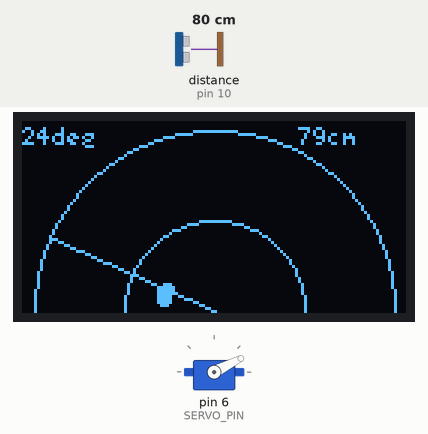
A sketch run on a simulated Arduino Nano, built with avr-gcc and run on an emulated ATmega328P. Shown: 128×64 one-colour display, servo. Wiring (inferred from the names in the program): ultrasonic range finder: trigger pin 9; echo pin 10. Inputs (shaded band) come from the test bench; at power-on: distance to the obstacle (sensor on pin 10) 80 cm. The echo pulse lasts 58.3 µs per cm.

Above: at 1.2 s.
1.3 s: distance to the obstacle (sensor on pin 10) set to 2 cm
At 1.85 s:
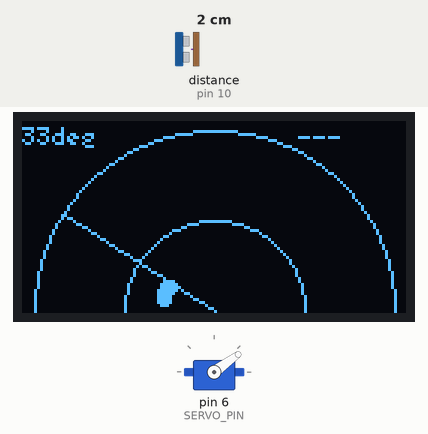
3.9 s: distance to the obstacle (sensor on pin 10) set to 4 cm
At 6.19 s:
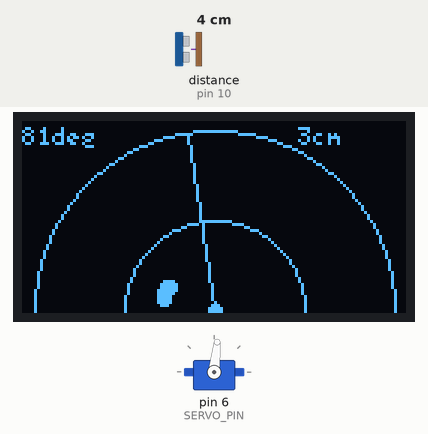
6.5 s: distance to the obstacle (sensor on pin 10) set to 97 cm
At 9.46 s:
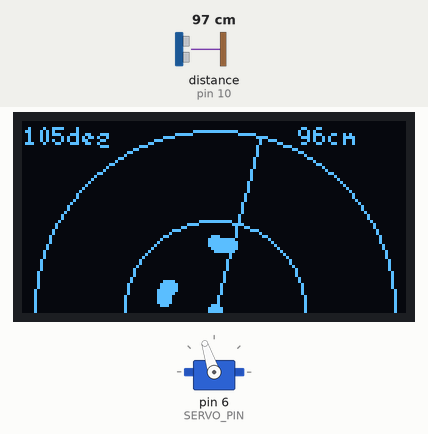
9.5 s: distance to the obstacle (sensor on pin 10) set to 100 cm
At 11.5 s:
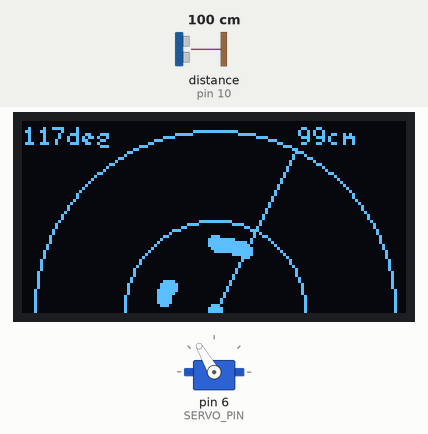
12.5 s: distance to the obstacle (sensor on pin 10) set to 120 cm
At 13.6 s:
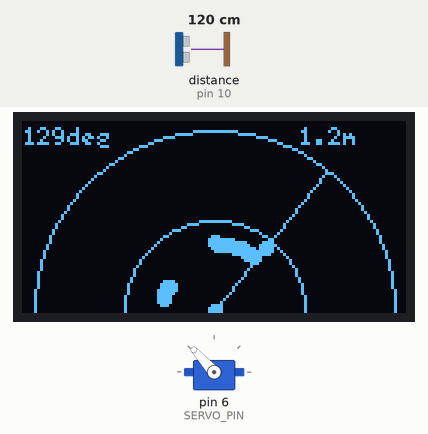
Timing chart, 0 to 21.4 s (numbered marks = the images above; inputs shaded):
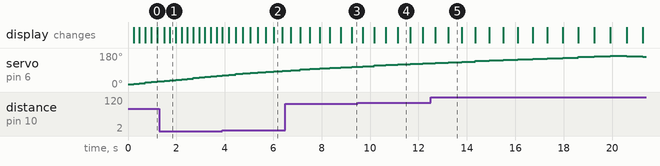

Measured:
- the behaviour switches between 2 and 3 cm on distance to the obstacle (sensor on pin 10) (found by bisection; images 1 and 2)
- the behaviour switches between 99 and 100 cm on distance to the obstacle (sensor on pin 10) (found by bisection; images 3 and 4)
- after the input at 1.3 s, the display: first differs from a run without the input after 0.43 s (image 1)
- by itself, servo on pin 6 (SERVO_PIN): rises from 126° to 165° in 7.2 s, then falls to 159° in 1.4 s
- what the display in image 4 shows lasts 0.6 s, from 11.1 s to 11.7 s

The sketch:

01-ai-baseline.ino
```cpp
/*
 * Device 02: Ultrasonic Radar Scanner (AI-Generated Baseline v1)
 * Hardware: Arduino Nano, HC-SR04 Ultrasonic Sensor, SG90 Servo, 0.96" OLED (SSD1306 via U8g2)
 * Features: Scans 15-165 degrees up to 2.5 m, stores obstacle map in array,
 *           and renders dual-arc radar with live angle/distance telemetry.
 */

#include <Arduino.h>
#include <U8g2lib.h>
#include <Wire.h>
#include <Servo.h>

// Initialize 128x64 OLED display in page-buffer mode to save SRAM
U8G2_SSD1306_128X64_NONAME_1_HW_I2C u8g2(U8G2_R0, /* reset=*/ U8X8_PIN_NONE);
Servo radarServo;

// Hardware Pin Definitions
#define TRIG_PIN 9
#define ECHO_PIN 10
#define SERVO_PIN 6
#define MAX_DIST 250 // Maximum radar detection range in centimeters (2.5 meters)

int distances[181]; // Array storing measured distances for each angle
int currentAngle = 15;
int stepDir = 3;

// Measure distance in cm using HC-SR04 with extended echo timeout
float getDistance() {
  digitalWrite(TRIG_PIN, LOW);
  delayMicroseconds(2);
  digitalWrite(TRIG_PIN, HIGH);
  delayMicroseconds(10);
  digitalWrite(TRIG_PIN, LOW);

  // Extended pulseIn timeout to 30,000 us so ultrasonic echo returns from 2.5-3 meters
  long duration = pulseIn(ECHO_PIN, HIGH, 30000);
  float dist = duration * 0.0343 / 2.0;

  if (dist <= 2 || dist > MAX_DIST) return -1;
  return dist;
}

void setup() {
  u8g2.begin();
  pinMode(TRIG_PIN, OUTPUT);
  pinMode(ECHO_PIN, INPUT);
  radarServo.attach(SERVO_PIN);

  // Clear obstacle map array on startup
  for (int i = 0; i <= 180; i++) distances[i] = -1;
}

void loop() {
  radarServo.write(currentAngle);
  delay(40); // Pause to allow servo stabilization and distant echo reception

  // Store measured distance across a 3-degree sector for smoother obstacle blips
  int d = (int)getDistance();
  for (int a = currentAngle - 1; a <= currentAngle + 1; a++) {
    if (a >= 0 && a <= 180) distances[a] = d;
  }

  // Render radar graphics using U8g2 page loop
  u8g2.firstPage();
  do {
    // Semi-circular range arcs: inner = 1.25 m, outer = 2.5 m
    u8g2.drawCircle(64, 63, 30, U8G2_DRAW_UPPER_LEFT | U8G2_DRAW_UPPER_RIGHT);
    u8g2.drawCircle(64, 63, 60, U8G2_DRAW_UPPER_LEFT | U8G2_DRAW_UPPER_RIGHT);

    // Current radar sweep ray
    float rad = currentAngle * 3.14159 / 180.0;
    int lx = 64 - (int)(60 * cos(rad));
    int ly = 63 - (int)(60 * sin(rad));
    u8g2.drawLine(64, 63, lx, ly);

    // Plot detected obstacle points scaled up to 250 cm
    for (int a = 15; a <= 165; a += 3) {
      if (distances[a] > 0) {
        float r = map(distances[a], 0, MAX_DIST, 0, 60);
        float aRad = a * 3.14159 / 180.0;
        int px = 64 - (int)(r * cos(aRad));
        int py = 63 - (int)(r * sin(aRad));
        u8g2.drawDisc(px, py, 2);
      }
    }

    // Top-left telemetry: current servo angle
    u8g2.setFont(u8g2_font_5x7_tf);
    u8g2.setCursor(0, 8);
    u8g2.print(currentAngle);
    u8g2.print("deg");

    // Top-right telemetry: distance in cm (< 1 m) or meters (>= 1 m)
    u8g2.setCursor(92, 8);
    if (d > 0 && d < 100) {
      u8g2.print(d);
      u8g2.print("cm");
    } else if (d >= 100) {
      u8g2.print(d / 100.0, 1);
      u8g2.print("m");
    } else {
      u8g2.print("---");
    }
  } while (u8g2.nextPage());

  // Reverse sweep direction at 15 and 165 degree limits
  currentAngle += stepDir;
  if (currentAngle >= 165 || currentAngle <= 15) {
    stepDir = -stepDir;
  }
}
```
